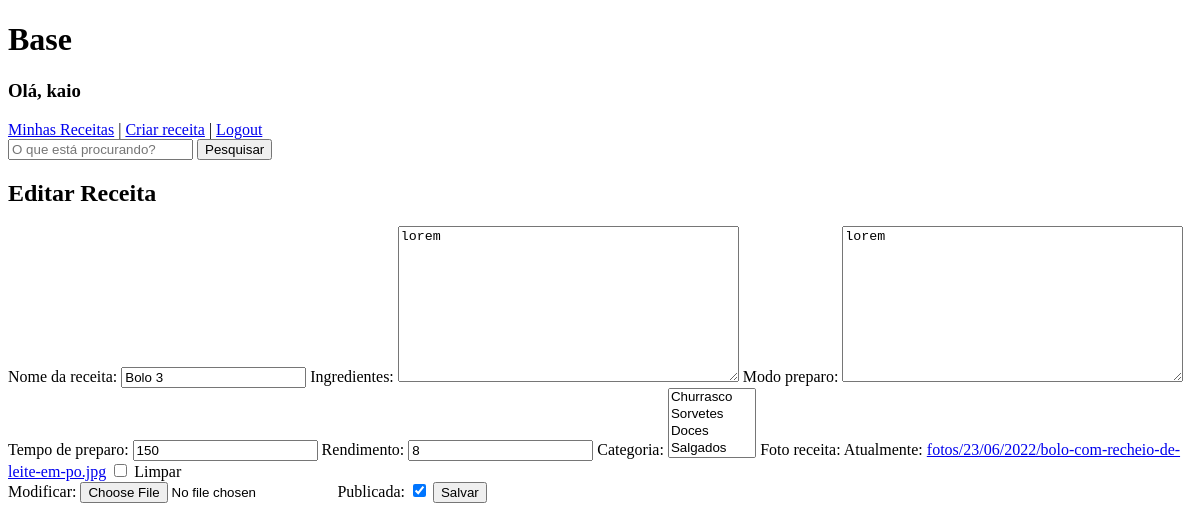
The app's page /editar/7/ (signed in), older data.
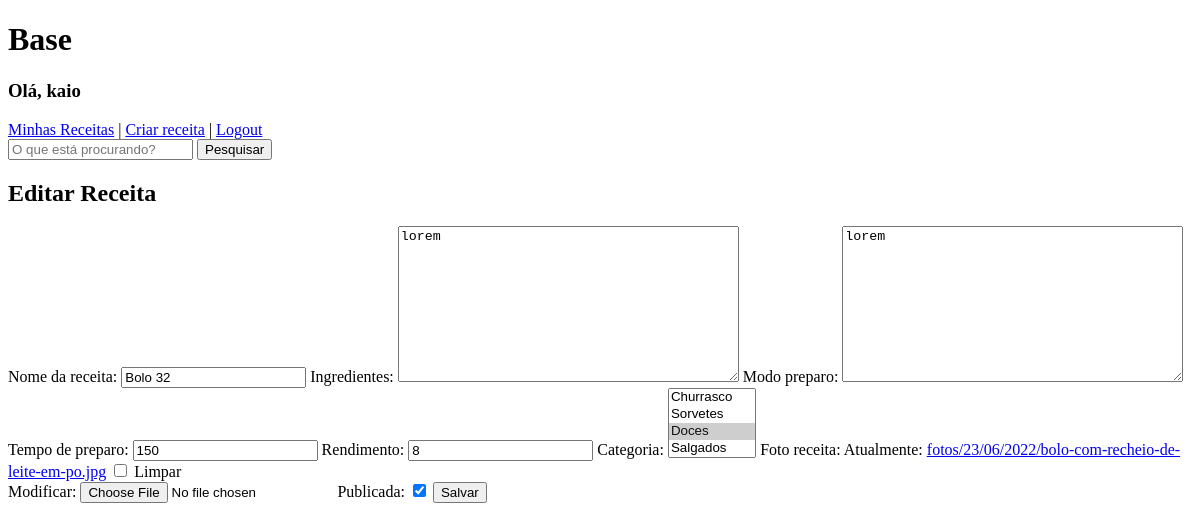
The same page, newer data.
### apps/receitas/models.py (models this page shows, shortened)
class Receita(models.Model):
   nome_receita = models.CharField(max_length=200, verbose_name='nome da receita')
   ingredientes = models.TextField()
   modo_preparo = models.TextField()
   tempo_preparo = models.IntegerField(verbose_name='tempo de preparo')
   rendimento = models.CharField(max_length=50)
   data_publicacao = models.DateTimeField(default=datetime.now, blank=True)
   data_modificacao = models.DateTimeField(auto_now=True)
   publicada = models.BooleanField(default=False)
   user = models.ForeignKey(User, on_delete=models.CASCADE, related_name='receitas', verbose_name='criado por')
   categoria = models.ManyToManyField(Categoria, related_name='receitas', default='Sem categoria')
   foto_receita = models.ImageField(upload_to='fotos/%d/%m/%Y/', blank=True)

### apps/receitas/views.py (the view)
# urls.py: path('editar/<int:pk>/', views.ReceitaUpdateView.as_view(), name='receita.update'),
class ReceitaUpdateView(LoginRequiredMixin, UpdateView):
   model = Receita
   success_url = reverse_lazy('dashboard')
   form_class = ReceitaForm
   template_name = 'receitas/update.html'

### apps/receitas/forms.py
class ReceitaForm(forms.ModelForm):
   class Meta:
      model = Receita
      fields = ['nome_receita', 'ingredientes', 'modo_preparo', 'tempo_preparo', 'rendimento', 'categoria', 'foto_receita', 'publicada']

### apps/receitas/templates/receitas/update.html (shortened to what this page needs)
{% extends 'base.html' %}
{% block content %}
   <h2>Editar Receita</h2>
   <form method="POST" enctype="multipart/form-data">
      {{form}}
      <button type="submit">Salvar</button>
   </form>
{% endblock %}

Row changes from the older to the newer data that the page shows:
changed Receita "lorem": nome_receita "Bolo 3" → "Bolo 32"
Text that changed along with them:
form field categoria: "Churrasco / Sorvetes / Doces / Salgados" → "Churrasco / Sorvetes / Doces ☑ / Salgados"
